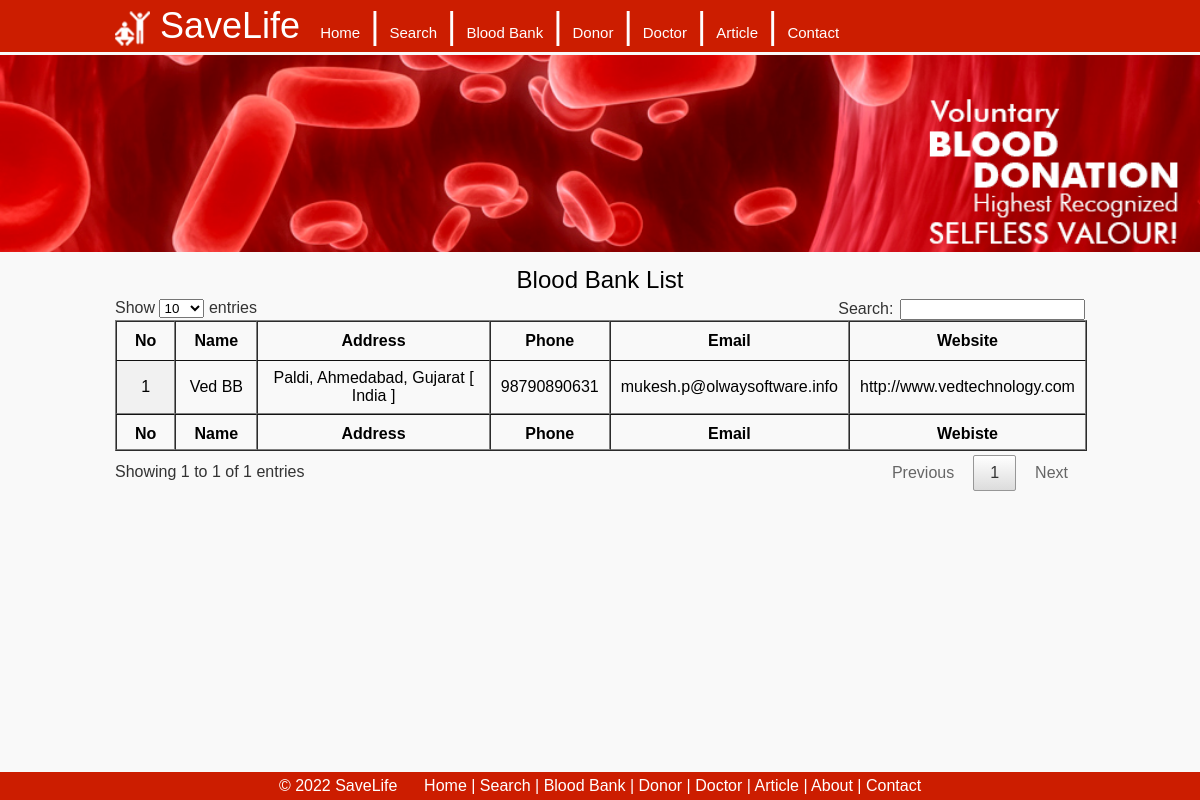
Page /list.php on the committed database.
### tables this page shows
CREATE TABLE `blood_bank_master` (
  `ID` int(6) NOT NULL,
  `Email` varchar(50) NOT NULL,
  `Password` varchar(30) NOT NULL,
  `Name` varchar(50) NOT NULL,
  `Address` varchar(200) NOT NULL,
  `City` varchar(25) NOT NULL,
  `State` varchar(25) NOT NULL,
  `Country` varchar(25) NOT NULL,
  `Phone` varchar(35) NOT NULL,
  `Website` varchar(50) NOT NULL,
  `RegisterDate` timestamp NOT NULL DEFAULT CURRENT_TIMESTAMP,
  `Status` int(1) NOT NULL DEFAULT '1'
);

### list.php (the view, shortened to what this page needs)
<!DOCTYPE html>
<html lang="en">
<head>
<?php
		include('includes/css_js.php');
?>
</head>
<body>
<div class="container">
	<?php
		include('includes/header.php');
	?>
    <div class="main">
    <div class="head">Blood Bank List</div>
    <?php
		include("includes/db.php");
		$query = "select * from blood_bank_master";
		$result = $con->query($query);
		if($result->num_rows>0)
		{
			$no=0;
			$tbl = '<table id="search_result" class="display" width="100%" border="1px" cellspacing="0px" cellpadding="5px">';
			$tbl .= '<thead><tr><th>No</th><th>Name</th><th>Address</th><th>Phone</th><th>Email</th><th>Website</th></tr></thead>';
			$tbl .= '<tfoot><tr><th>No</th><th>Name</th><th>Address</th><th>Phone</th><th>Email</th><th>Webiste</th></tr></tfoot><tbody>';
			while($row = $result->fetch_row())
			{
				$no++;
				$tbl .= '<tr align="center">';
				$tbl .= '<td>' . $no . '</td>';
				$tbl .= '<td>' . $row[3] . '</td>';
				$tbl .= '<td>' . $row[4] . ', ' . $row[5] . ', ' . $row[6] . ' [ ' . $row[7] . ' ]</td>';
				$tbl .= '<td>' . $row[8] . '</td>';
				$tbl .= '<td>' . $row[1] . '</td>';
				$tbl .= '<td>' . $row[9] . '</td>';
				$tbl .= '</tr>';
			}
			$tbl .= '</table>';
			echo $tbl;
		}
		else
		{
			echo "<center>No result found</center>";
		}
	?>
    </div>
    <?php
		include('includes/footer.php');
	?>
</div>
</body>
</html>

### css/style.css (style rules this page uses)
body { margin:0px; background-color:#f9f9f9; font-family: Arial, Helvetica, sans-serif; }
.container { width:100%; margin-top:55px; }
.main { padding:5px; margin:auto; width:970px; margin-bottom:50px; }
.head { font-size:24px; text-align:center; padding:5px; }

### rows in the picture
blood_bank_master: Name "Ved BB", Address "Paldi", City "Ahmedabad", State "Gujarat", Country "India", Phone "98790890631", Email "mukesh.p@olwaysoftware.info", Website "http://www.vedtechnology.com"

### other values in the picture
$title "SaveLife"
